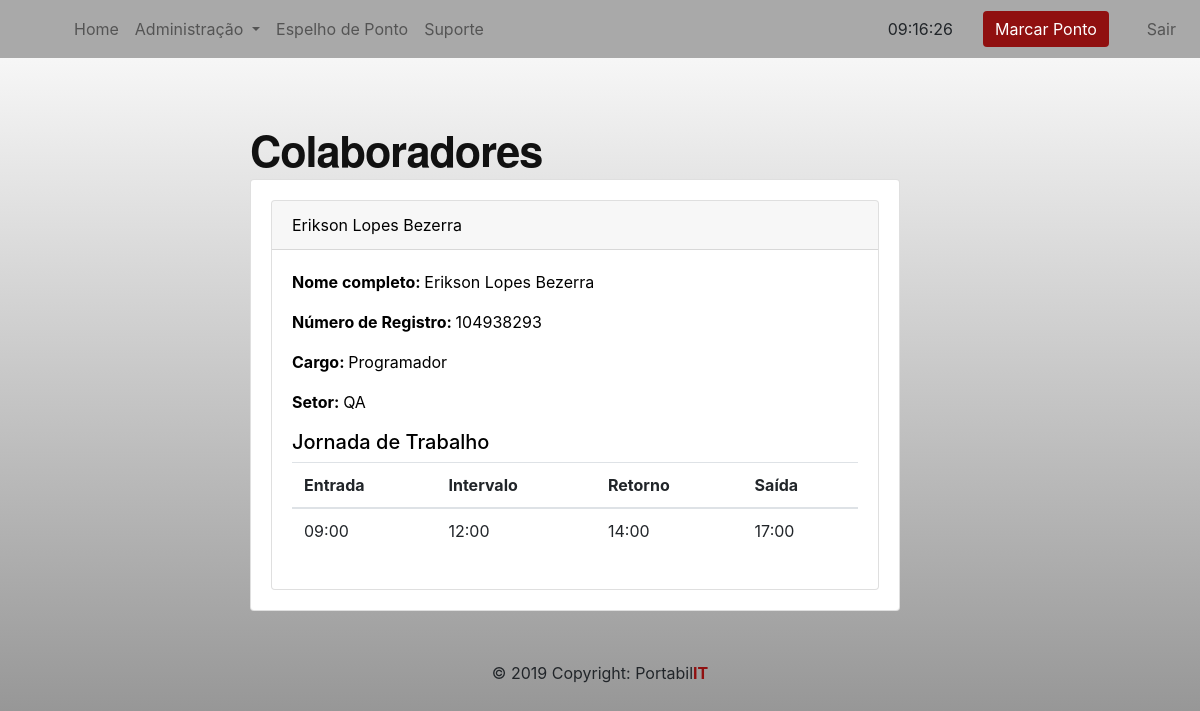
/colaboradores/lista (signed in), run on an earlier commit of the app's database.
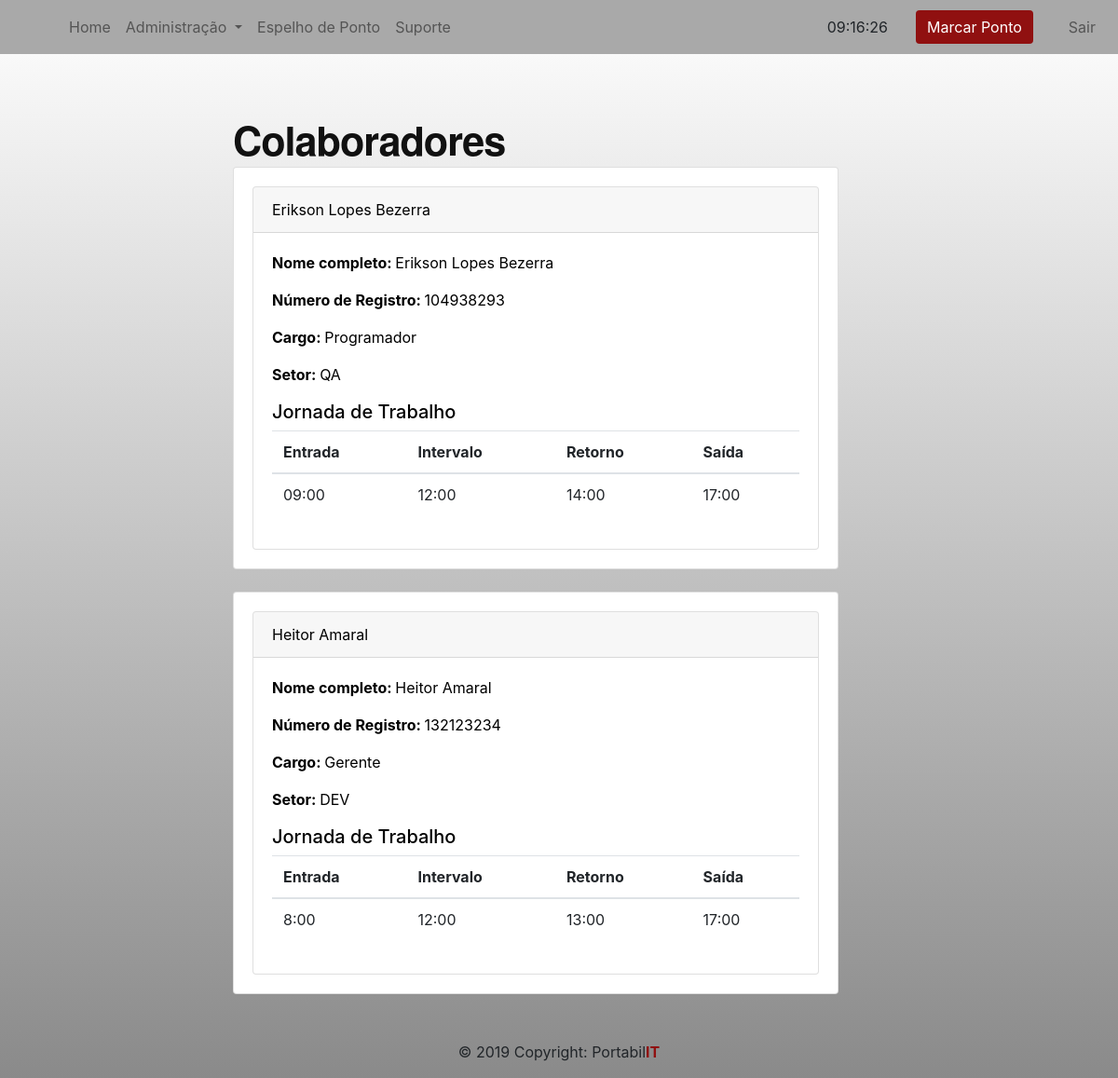
And on a later commit of the database.
### core/models.py (models this page shows, shortened)
class Colaboradores(models.Model):
    nome_completo = models.CharField(max_length=50)
    numero_registro = models.CharField(max_length=9)
    cargo = models.CharField(max_length=12)
    setor = models.CharField(max_length=12)
    entrada = models.CharField(max_length=5)
    intervalo = models.CharField(max_length=5)
    retorno = models.CharField(max_length=5)
    saida = models.CharField(max_length=5)
    dias = models.CharField(max_length=16)
    gerente = models.BooleanField(default=False)
    ativo = models.BooleanField(default=True)

### core/views.py (the view)
# urls.py: path('colaboradores/lista', views.listar_colaboradores),
@login_required(login_url='/login/')
def listar_colaboradores(request):
    colaborador = Colaboradores.objects.filter(ativo=True)
    return render(request, 'colaboradores.html', {'colaborador':colaborador})

### templates/colaboradores.html (shortened to what this page needs)
{% include 'model-header.html' %}
{% block content %}
<div class="mx-auto" id="externa">
  <h1 id="titulo-div">Colaboradores</h1>
  {% for c in colaborador %}
  <div class="card">
    <div class="card-body">
      <div class="card">
        <div class="card-header">{{ c.nome_completo }}</div>
        <div class="card-body">
          <p><b>Nome completo: </b> {{ c.nome_completo }} </p>
          <p><b>Número de Registro: </b> {{ c.numero_registro }} </p>
          <p><b>Cargo: </b> {{ c.cargo }} </p>
          <p><b>Setor: </b> {{ c.setor }} </p>
          <div>
              <h5>Jornada de Trabalho</h5>
              <table class="table">
                <thead>
                  <tr>
                    <th>Entrada</th>
                    <th>Intervalo</th>
                    <th>Retorno</th>
                    <th>Saída</th>
                  </tr>
                </thead>
                <tbody>
                  <tr>
                    <td>{{ c.entrada }}</td>
                    <td>{{ c.intervalo }}</td>
                    <td>{{ c.retorno }}</td>
                    <td>{{ c.saida }}</td>
                  </tr>
                </tbody>
              </table>
            </div>
        </div>
      </div>
    </div>
  </div>
  <br>
  {% endfor %}
</div>
{% endblock %}
{% include 'model-footer.html' %}

What changed in the data, as far as the page shows it:
added Colaboradores: nome_completo "Heitor Amaral", numero_registro "132123234", cargo "Gerente", setor "DEV", entrada "8:00", intervalo "12:00", retorno "13:00", saida "17:00"
